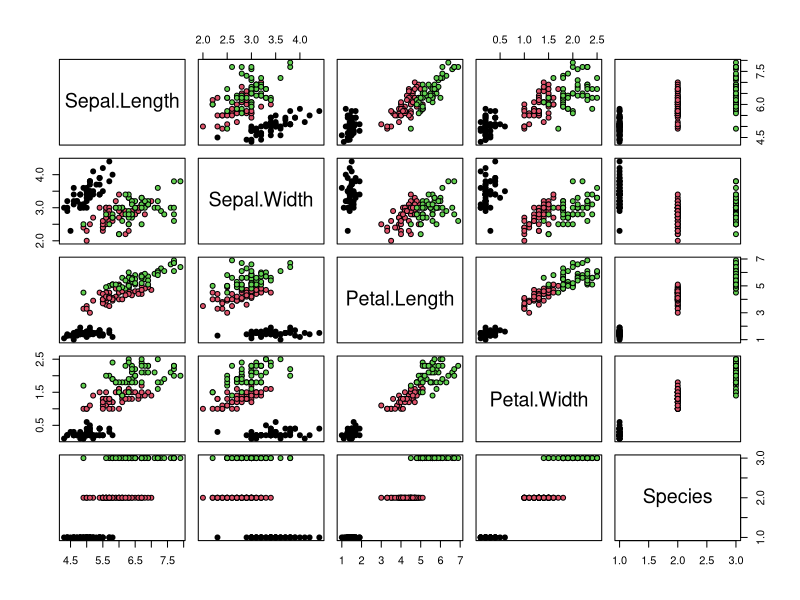

Write R code to recreate this figure. (Note: this script raises an error after producing the figure.)
library(dslabs)
library(dplyr)
library(lubridate)
library(caret)
data(reported_heights)

dat <- mutate(reported_heights, date_time = ymd_hms(time_stamp)) %>%
  filter(date_time >= make_date(2016, 01, 25) & date_time < make_date(2016, 02, 1)) %>%
  mutate(type = ifelse(day(date_time) == 25 & hour(date_time) == 8 & between(minute(date_time), 15, 30), "inclass","online")) %>%
  select(sex, type)

y <- factor(dat$sex, c("Female", "Male"))
x <- dat$type

categories <- dat %>%
  group_by(type) %>%
  summarise(propf = mean(sex == "Female"))
# print(categories[1, ])
# print(x)
# Q2
# print(y_hat)
ifelse(x == "inclass", "Female", "Male") %>%
  # print(y)
  # print(nlevels(y))
  factor(levels = levels(y)) -> y_hat
  # print(y_hat)
# print(mean(y_hat == y))

# print(sensitivity(y_hat, y))
# print(specificity(y_hat, y))

prevalence_cal <- dat %>%
  group_by(sex) %>%
  summarise(Prevalence = mean(y == "Female"))

# print(prevalence_cal)

plot(iris, pch=21, bg=iris$Species)

petalLR <- seq(min(train$Petal.Length), max(train$Petal.Length), by=0.1)
petalWR <- seq(min(train$Petal.Width), max(train$Petal.Width), by=0.1)

length_predictions <- sapply(petalLR, function(i){
  y_hat <- ifelse(train$Petal.length > i, 'virginica', 'versicolor')
  mean(y_hat == train$Species)
})

length_cutoff <- petalLR[which.max(length_predictions)]

width_predictions <- sapply(petalWR, function(i){
  y_hat <- ifelse(train$Petal.Width > i, 'virginica', 'versicolor')
  mean(y_hat == train$Species)
})

width_cutoff <- petalWR[which.max(width_predictions)]

y_hat <- ifelse(test$Petal.Length > length_cutoff | test$Petal.Width > width_cutoff, 'virginica', 'versicolor')
print(mean(y_hat == test$Species))
print(test$Species)
print(y_hat)
print(mean(accuracy))
